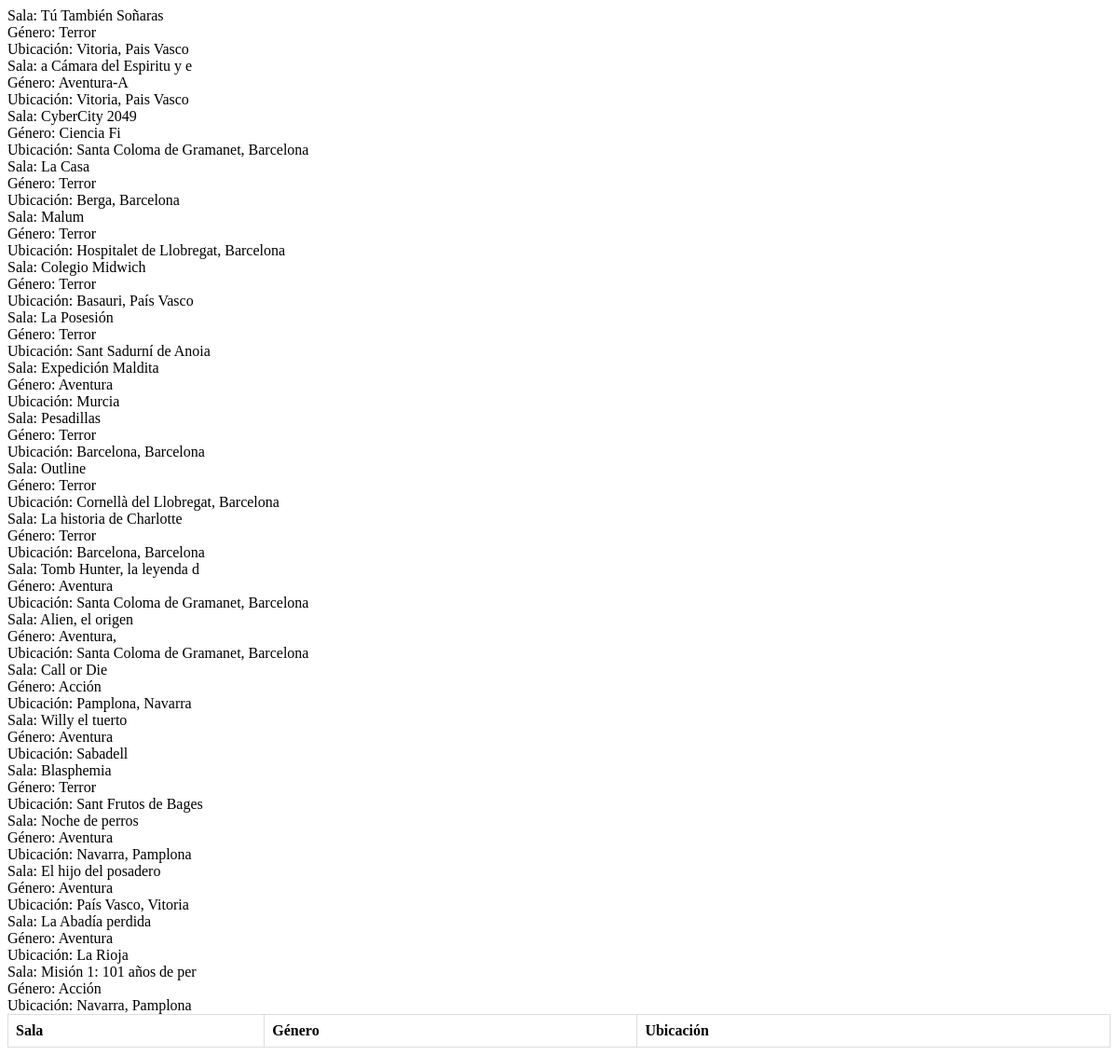
The page /xampp/buscador.php on the database as committed earlier.
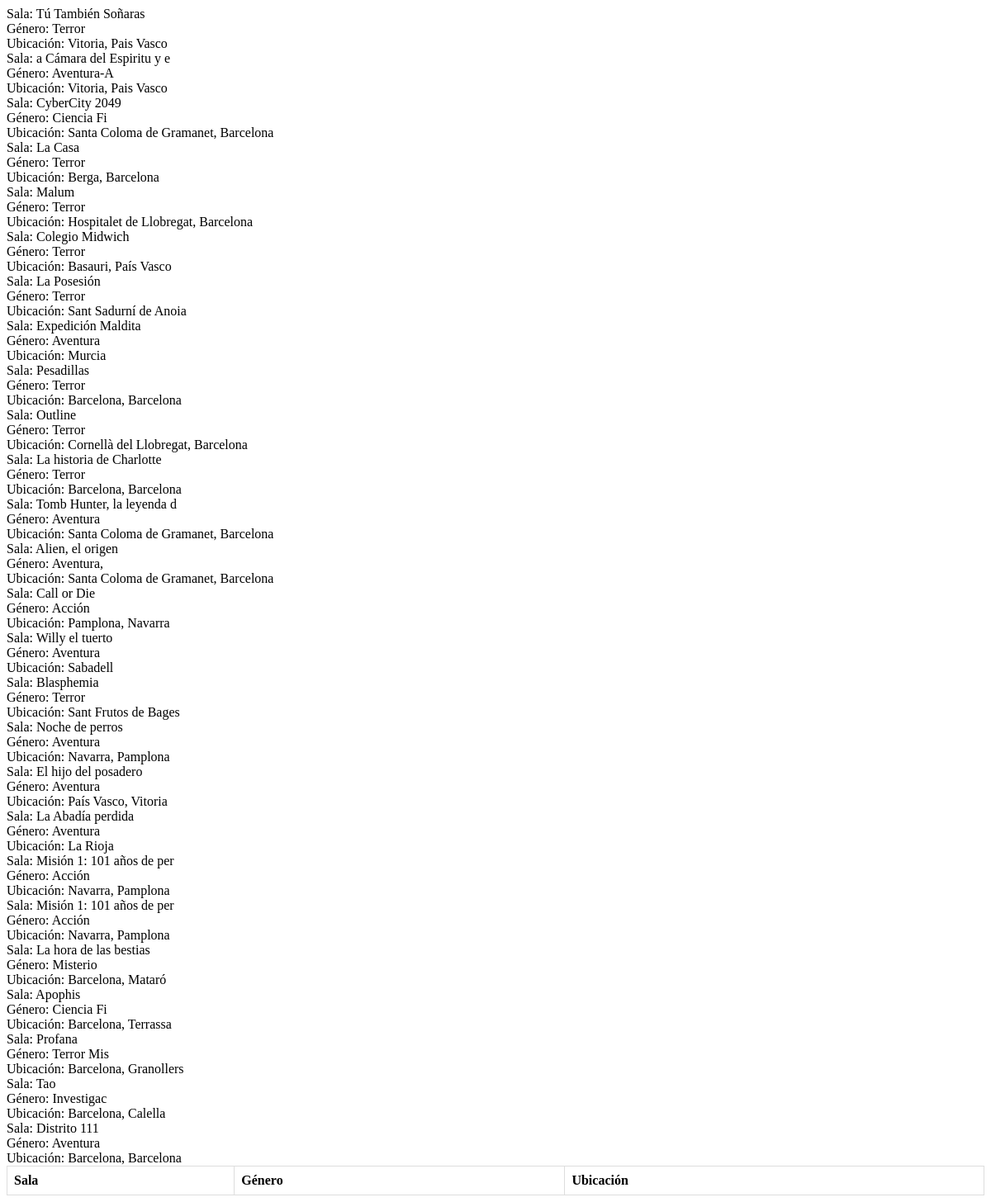
The same page on the database as committed later.
### tables this page shows
CREATE TABLE `escaperooms` (
  `id_escape` int(11) NOT NULL,
  `empresa` varchar(25) DEFAULT NULL,
  `sala` varchar(25) DEFAULT NULL,
  `ubi` varchar(255) DEFAULT NULL,
  `direc` varchar(255) DEFAULT NULL,
  `genero` varchar(10) DEFAULT NULL,
  `num_jugadores` varchar(25) DEFAULT NULL,
  `tiempo` int(11) DEFAULT NULL,
  `dificult` varchar(25) DEFAULT NULL,
  `edadMin` varchar(25) DEFAULT NULL,
  `nota` int(11) DEFAULT NULL,
  `link` varchar(255) DEFAULT NULL,
  `precio` varchar(25) DEFAULT NULL
);

### xampp/buscador.php (the view, shortened to what this page needs)
<!DOCTYPE html>
<html>
<head>
</head>
<body>
<?php
$conexion = mysqli_connect("localhost", "root","","prueba");
$genero = $_POST['genero'];
$ubi = $_POST['ubi'];
$sql = "SELECT * FROM escaperooms WHERE genero LIKE '%$genero%' AND ubi LIKE '%$ubi%'";
$resultado = mysqli_query($conexion, $sql);
while ($fila = mysqli_fetch_assoc($resultado)) {
    echo "Sala: " . $fila['sala'] . "<br>";
    echo "Género: " . $fila['genero'] . "<br>";
    echo "Ubicación: " . $fila['ubi'] . "<br>";
}
echo "<table>";
echo "<tr><th>Sala</th><th>Género</th><th>Ubicación</th></tr>";
echo "</table>";
?>
</body>

### xampp/buscador.php (style rules this page uses)
table { border-collapse: collapse; width: 100%; }
th, td { text-align: left; padding: 8px; border: 1px solid #ddd; }

Rows that differ between the two databases and show on the page:
added escaperooms: sala "Misión 1: 101 años de per", genero "Acción", ubi "Navarra, Pamplona"
added escaperooms: sala "La hora de las bestias", genero "Misterio", ubi "Barcelona, Mataró"
added escaperooms: sala "Apophis", genero "Ciencia Fi", ubi "Barcelona, Terrassa"
added escaperooms: sala "Profana", genero "Terror Mis", ubi "Barcelona, Granollers"
added escaperooms: sala "Tao", genero "Investigac", ubi "Barcelona, Calella"
added escaperooms: sala "Distrito 111", genero "Aventura", ubi "Barcelona, Barcelona"
